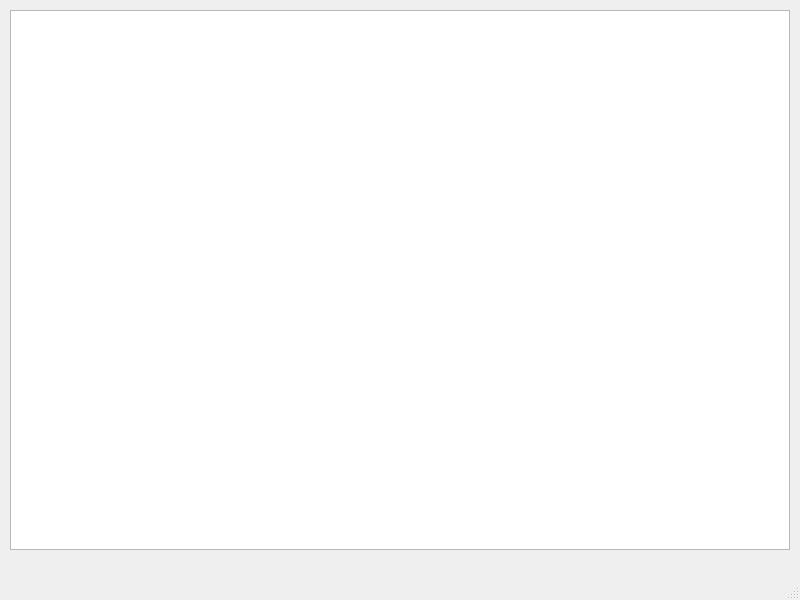
<?xml version="1.0" encoding="UTF-8"?>
<ui version="4.0">
    <class>MainWindow</class>
    <widget class="QMainWindow" name="MainWindow">
        <property name="geometry">
            <rect>
                <x>0</x>
                <y>0</y>
                <width>800</width>
                <height>600</height>
            </rect>
        </property>
        <property name="windowTitle">
            <string>Кофейная база</string>
        </property>
        <widget class="QWidget" name="centralwidget">
            <widget class="QTableWidget" name="tableWidget">
                <property name="geometry">
                    <rect>
                        <x>10</x>
                        <y>10</y>
                        <width>780</width>
                        <height>540</height>
                    </rect>
                </property>
            </widget>
        </widget>
        <widget class="QStatusBar" name="statusbar"/>
    </widget>
    <resources/>
    <connections/>
</ui>
